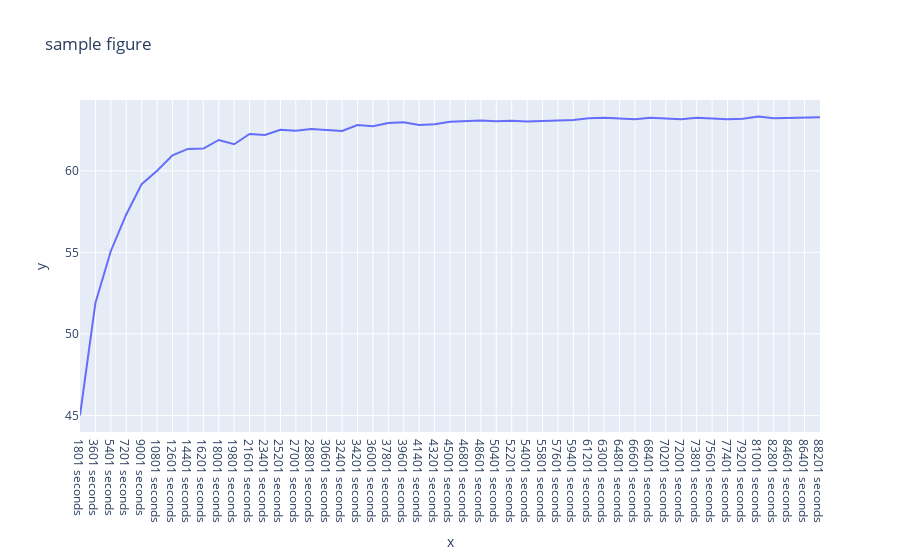

Notebook source saved alongside this figure:
### Code cell
slice_data = result.loc['Drop percentage at Butcher']
fig = px.line(x=result.columns.get_level_values(0).unique(), y=slice_data, title="sample figure")
fig.show()

### Figure 1 — Plotly figure (JSON) as saved in the notebook; plotly's stock layout.template omitted (floating-point values rounded to 4 significant figures)
{"data": [{"hovertemplate": "x=%{x}<br>y=%{y}<extra></extra>", "legendgroup": "", "line": {"color": "#636efa", "dash": "solid"}, "marker": {"symbol": "circle"}, "mode": "lines", "name": "", "orientation": "v", "showlegend": false, "type": "scatter", "x": ["1801 seconds", "3601 seconds", "5401 seconds", "7201 seconds", "9001 seconds", "10801 seconds", "12601 seconds", "14401 seconds", "16201 seconds", "18001 seconds", "19801 seconds", "21601 seconds", "23401 seconds", "25201 seconds", "27001 seconds", "28801 seconds", "30601 seconds", "32401 seconds", "34201 seconds", "36001 seconds", "37801 seconds", "39601 seconds", "41401 seconds", "43201 seconds", "45001 seconds", "46801 seconds", "48601 seconds", "50401 seconds", "52201 seconds", "54001 seconds", "55801 seconds", "57601 seconds", "59401 seconds", "61201 seconds", "63001 seconds", "64801 seconds", "66601 seconds", "68401 seconds", "70201 seconds", "72001 seconds", "73801 seconds", "75601 seconds", "77401 seconds", "79201 seconds", "81001 seconds", "82801 seconds", "84601 seconds", "86401 seconds", "88201 seconds"], "xaxis": "x", "y": [45, 51.9, 55.08, 57.32, 59.18, 60, 60.95, 61.34, 61.36, 61.89, 61.63, 62.26, 62.2, 62.52, 62.46, 62.56, 62.5, 62.45, 62.8, 62.74, 62.93, 62.98, 62.81, 62.86, 63.01, 63.05, 63.09, 63.04, 63.07, 63.02, 63.06, 63.09, 63.12, 63.23, 63.25, 63.2, 63.16, 63.25, 63.21, 63.16, 63.25, 63.21, 63.17, 63.19, 63.33, 63.23, 63.25, 63.27, 63.28], "yaxis": "y"}], "layout": {"legend": {"tracegroupgap": 0}, "title": {"text": "sample figure"}, "xaxis": {"anchor": "y", "domain": [0, 1], "title": {"text": "x"}}, "yaxis": {"anchor": "x", "domain": [0, 1], "title": {"text": "y"}}}}
